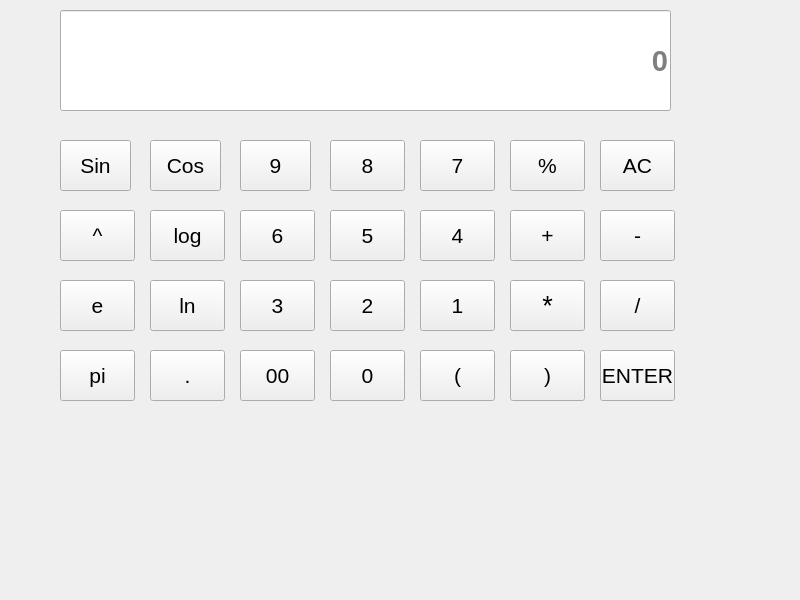
<?xml version="1.0" encoding="UTF-8"?>
<ui version="4.0">
 <class>MainWindow</class>
 <widget class="QMainWindow" name="MainWindow">
  <property name="geometry">
   <rect>
    <x>0</x>
    <y>0</y>
    <width>800</width>
    <height>600</height>
   </rect>
  </property>
  <property name="windowTitle">
   <string>MainWindow</string>
  </property>
  <widget class="QWidget" name="centralwidget">
   <widget class="QLineEdit" name="display">
    <property name="geometry">
     <rect>
      <x>60</x>
      <y>10</y>
      <width>611</width>
      <height>101</height>
     </rect>
    </property>
    <property name="font">
     <font>
      <pointsize>22</pointsize>
      <bold>true</bold>
     </font>
    </property>
    <property name="alignment">
     <set>Qt::AlignmentFlag::AlignRight|Qt::AlignmentFlag::AlignTrailing|Qt::AlignmentFlag::AlignVCenter</set>
    </property>
    <property name="readOnly">
     <bool>true</bool>
    </property>
    <property name="placeholderText">
     <string comment=" " extracomment="Thank you for using!">0</string>
    </property>
   </widget>
   <widget class="QPushButton" name="sin">
    <property name="geometry">
     <rect>
      <x>60</x>
      <y>140</y>
      <width>71</width>
      <height>51</height>
     </rect>
    </property>
    <property name="font">
     <font>
      <pointsize>16</pointsize>
     </font>
    </property>
    <property name="text">
     <string>Sin</string>
    </property>
   </widget>
   <widget class="QPushButton" name="cos">
    <property name="geometry">
     <rect>
      <x>150</x>
      <y>140</y>
      <width>71</width>
      <height>51</height>
     </rect>
    </property>
    <property name="font">
     <font>
      <pointsize>16</pointsize>
     </font>
    </property>
    <property name="text">
     <string>Cos</string>
    </property>
   </widget>
   <widget class="QPushButton" name="nine">
    <property name="geometry">
     <rect>
      <x>240</x>
      <y>140</y>
      <width>71</width>
      <height>51</height>
     </rect>
    </property>
    <property name="font">
     <font>
      <pointsize>16</pointsize>
     </font>
    </property>
    <property name="text">
     <string>9</string>
    </property>
   </widget>
   <widget class="QPushButton" name="seven">
    <property name="geometry">
     <rect>
      <x>420</x>
      <y>140</y>
      <width>75</width>
      <height>51</height>
     </rect>
    </property>
    <property name="font">
     <font>
      <pointsize>16</pointsize>
     </font>
    </property>
    <property name="text">
     <string>7</string>
    </property>
   </widget>
   <widget class="QPushButton" name="eight">
    <property name="geometry">
     <rect>
      <x>330</x>
      <y>140</y>
      <width>75</width>
      <height>51</height>
     </rect>
    </property>
    <property name="font">
     <font>
      <pointsize>16</pointsize>
     </font>
    </property>
    <property name="text">
     <string>8</string>
    </property>
   </widget>
   <widget class="QPushButton" name="log">
    <property name="geometry">
     <rect>
      <x>150</x>
      <y>210</y>
      <width>75</width>
      <height>51</height>
     </rect>
    </property>
    <property name="font">
     <font>
      <pointsize>16</pointsize>
     </font>
    </property>
    <property name="text">
     <string>log</string>
    </property>
   </widget>
   <widget class="QPushButton" name="six">
    <property name="geometry">
     <rect>
      <x>240</x>
      <y>210</y>
      <width>75</width>
      <height>51</height>
     </rect>
    </property>
    <property name="font">
     <font>
      <pointsize>16</pointsize>
     </font>
    </property>
    <property name="text">
     <string>6</string>
    </property>
   </widget>
   <widget class="QPushButton" name="five">
    <property name="geometry">
     <rect>
      <x>330</x>
      <y>210</y>
      <width>75</width>
      <height>51</height>
     </rect>
    </property>
    <property name="font">
     <font>
      <pointsize>16</pointsize>
     </font>
    </property>
    <property name="text">
     <string>5</string>
    </property>
   </widget>
   <widget class="QPushButton" name="four">
    <property name="geometry">
     <rect>
      <x>420</x>
      <y>210</y>
      <width>75</width>
      <height>51</height>
     </rect>
    </property>
    <property name="font">
     <font>
      <pointsize>16</pointsize>
     </font>
    </property>
    <property name="text">
     <string>4</string>
    </property>
   </widget>
   <widget class="QPushButton" name="e">
    <property name="geometry">
     <rect>
      <x>60</x>
      <y>280</y>
      <width>75</width>
      <height>51</height>
     </rect>
    </property>
    <property name="font">
     <font>
      <pointsize>16</pointsize>
     </font>
    </property>
    <property name="text">
     <string>e</string>
    </property>
   </widget>
   <widget class="QPushButton" name="ln">
    <property name="geometry">
     <rect>
      <x>150</x>
      <y>280</y>
      <width>75</width>
      <height>51</height>
     </rect>
    </property>
    <property name="font">
     <font>
      <pointsize>16</pointsize>
     </font>
    </property>
    <property name="text">
     <string>ln</string>
    </property>
   </widget>
   <widget class="QPushButton" name="three">
    <property name="geometry">
     <rect>
      <x>240</x>
      <y>280</y>
      <width>75</width>
      <height>51</height>
     </rect>
    </property>
    <property name="font">
     <font>
      <pointsize>16</pointsize>
     </font>
    </property>
    <property name="text">
     <string>3</string>
    </property>
   </widget>
   <widget class="QPushButton" name="two">
    <property name="geometry">
     <rect>
      <x>330</x>
      <y>280</y>
      <width>75</width>
      <height>51</height>
     </rect>
    </property>
    <property name="font">
     <font>
      <pointsize>16</pointsize>
     </font>
    </property>
    <property name="text">
     <string>2</string>
    </property>
   </widget>
   <widget class="QPushButton" name="one">
    <property name="geometry">
     <rect>
      <x>420</x>
      <y>280</y>
      <width>75</width>
      <height>51</height>
     </rect>
    </property>
    <property name="font">
     <font>
      <pointsize>16</pointsize>
     </font>
    </property>
    <property name="text">
     <string>1</string>
    </property>
   </widget>
   <widget class="QPushButton" name="pi">
    <property name="geometry">
     <rect>
      <x>60</x>
      <y>350</y>
      <width>75</width>
      <height>51</height>
     </rect>
    </property>
    <property name="font">
     <font>
      <pointsize>16</pointsize>
     </font>
    </property>
    <property name="text">
     <string>pi</string>
    </property>
   </widget>
   <widget class="QPushButton" name="decimal">
    <property name="geometry">
     <rect>
      <x>150</x>
      <y>350</y>
      <width>75</width>
      <height>51</height>
     </rect>
    </property>
    <property name="font">
     <font>
      <pointsize>16</pointsize>
     </font>
    </property>
    <property name="text">
     <string>.</string>
    </property>
   </widget>
   <widget class="QPushButton" name="zero">
    <property name="geometry">
     <rect>
      <x>330</x>
      <y>350</y>
      <width>75</width>
      <height>51</height>
     </rect>
    </property>
    <property name="font">
     <font>
      <pointsize>16</pointsize>
     </font>
    </property>
    <property name="text">
     <string>0</string>
    </property>
   </widget>
   <widget class="QPushButton" name="add">
    <property name="geometry">
     <rect>
      <x>510</x>
      <y>210</y>
      <width>75</width>
      <height>51</height>
     </rect>
    </property>
    <property name="font">
     <font>
      <pointsize>16</pointsize>
     </font>
    </property>
    <property name="text">
     <string>+</string>
    </property>
   </widget>
   <widget class="QPushButton" name="multiply">
    <property name="geometry">
     <rect>
      <x>510</x>
      <y>280</y>
      <width>75</width>
      <height>51</height>
     </rect>
    </property>
    <property name="font">
     <font>
      <pointsize>20</pointsize>
     </font>
    </property>
    <property name="text">
     <string>*</string>
    </property>
   </widget>
   <widget class="QPushButton" name="AC">
    <property name="geometry">
     <rect>
      <x>600</x>
      <y>140</y>
      <width>75</width>
      <height>51</height>
     </rect>
    </property>
    <property name="font">
     <font>
      <pointsize>16</pointsize>
     </font>
    </property>
    <property name="text">
     <string>AC</string>
    </property>
   </widget>
   <widget class="QPushButton" name="sub">
    <property name="geometry">
     <rect>
      <x>600</x>
      <y>210</y>
      <width>75</width>
      <height>51</height>
     </rect>
    </property>
    <property name="font">
     <font>
      <pointsize>16</pointsize>
     </font>
    </property>
    <property name="text">
     <string>-</string>
    </property>
   </widget>
   <widget class="QPushButton" name="divide">
    <property name="geometry">
     <rect>
      <x>600</x>
      <y>280</y>
      <width>75</width>
      <height>51</height>
     </rect>
    </property>
    <property name="font">
     <font>
      <pointsize>16</pointsize>
     </font>
    </property>
    <property name="text">
     <string>/</string>
    </property>
   </widget>
   <widget class="QPushButton" name="enter">
    <property name="geometry">
     <rect>
      <x>600</x>
      <y>350</y>
      <width>75</width>
      <height>51</height>
     </rect>
    </property>
    <property name="font">
     <font>
      <pointsize>16</pointsize>
     </font>
    </property>
    <property name="text">
     <string>ENTER</string>
    </property>
   </widget>
   <widget class="QPushButton" name="power">
    <property name="geometry">
     <rect>
      <x>60</x>
      <y>210</y>
      <width>75</width>
      <height>51</height>
     </rect>
    </property>
    <property name="font">
     <font>
      <pointsize>16</pointsize>
     </font>
    </property>
    <property name="text">
     <string>^</string>
    </property>
   </widget>
   <widget class="QPushButton" name="percentage">
    <property name="geometry">
     <rect>
      <x>510</x>
      <y>140</y>
      <width>75</width>
      <height>51</height>
     </rect>
    </property>
    <property name="font">
     <font>
      <pointsize>16</pointsize>
     </font>
    </property>
    <property name="text">
     <string>%</string>
    </property>
   </widget>
   <widget class="QPushButton" name="double0">
    <property name="geometry">
     <rect>
      <x>240</x>
      <y>350</y>
      <width>75</width>
      <height>51</height>
     </rect>
    </property>
    <property name="font">
     <font>
      <pointsize>16</pointsize>
     </font>
    </property>
    <property name="text">
     <string>00</string>
    </property>
   </widget>
   <widget class="QPushButton" name="leftbracket">
    <property name="geometry">
     <rect>
      <x>420</x>
      <y>350</y>
      <width>75</width>
      <height>51</height>
     </rect>
    </property>
    <property name="font">
     <font>
      <pointsize>16</pointsize>
     </font>
    </property>
    <property name="text">
     <string>(</string>
    </property>
   </widget>
   <widget class="QPushButton" name="rightbracket">
    <property name="geometry">
     <rect>
      <x>510</x>
      <y>350</y>
      <width>75</width>
      <height>51</height>
     </rect>
    </property>
    <property name="font">
     <font>
      <pointsize>16</pointsize>
     </font>
    </property>
    <property name="text">
     <string>)</string>
    </property>
   </widget>
   <zorder>display</zorder>
   <zorder>sin</zorder>
   <zorder>cos</zorder>
   <zorder>nine</zorder>
   <zorder>seven</zorder>
   <zorder>eight</zorder>
   <zorder>log</zorder>
   <zorder>six</zorder>
   <zorder>five</zorder>
   <zorder>four</zorder>
   <zorder>e</zorder>
   <zorder>ln</zorder>
   <zorder>three</zorder>
   <zorder>two</zorder>
   <zorder>one</zorder>
   <zorder>pi</zorder>
   <zorder>decimal</zorder>
   <zorder>zero</zorder>
   <zorder>add</zorder>
   <zorder>multiply</zorder>
   <zorder>AC</zorder>
   <zorder>sub</zorder>
   <zorder>divide</zorder>
   <zorder>enter</zorder>
   <zorder>power</zorder>
   <zorder>percentage</zorder>
   <zorder>double0</zorder>
   <zorder>rightbracket</zorder>
   <zorder>leftbracket</zorder>
  </widget>
 </widget>
 <resources/>
 <connections/>
</ui>
